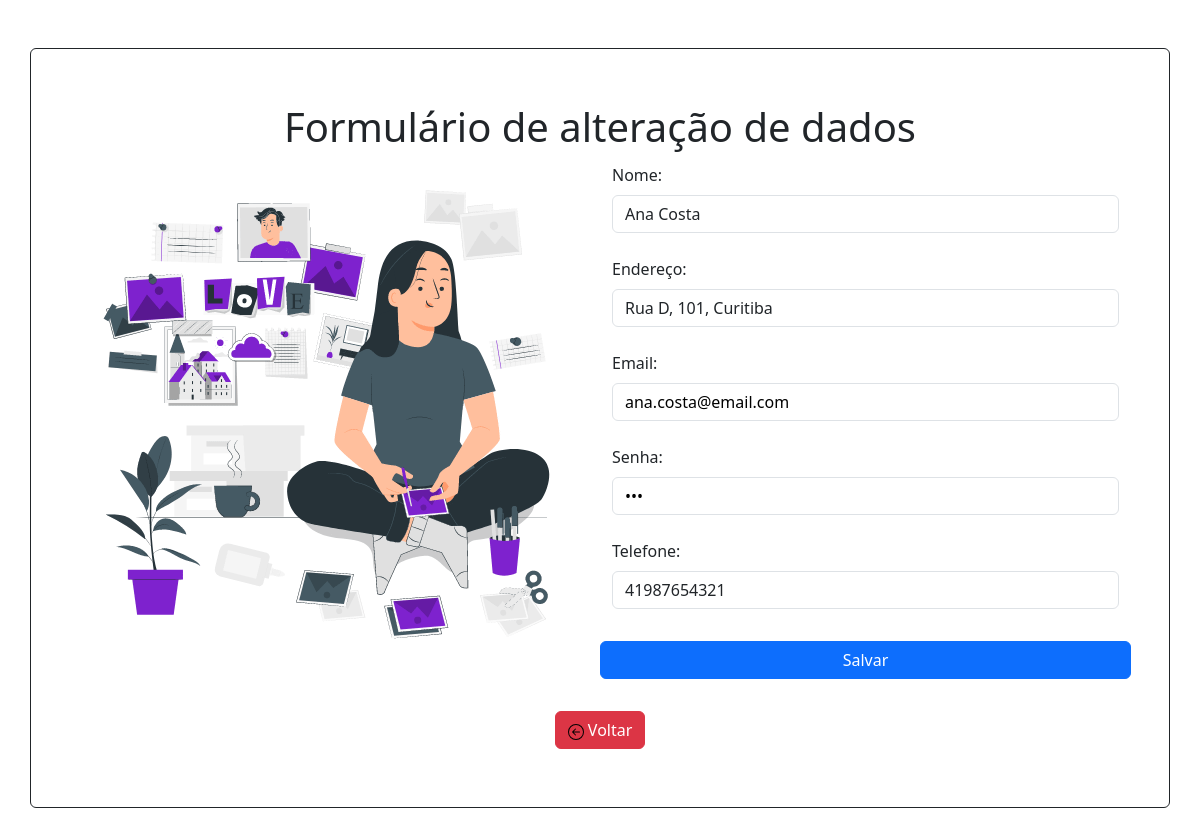
The page /form-alterar.php?id_usuario=4 on the database its author committed.
### tables this page shows
CREATE TABLE IF NOT EXISTS `usuario` (
  `id_usuario` int NOT NULL AUTO_INCREMENT,
  `nome` varchar(255) DEFAULT NULL,
  `senha` varchar(255) DEFAULT NULL,
  `email` varchar(255) DEFAULT NULL,
  `endereco` varchar(255) DEFAULT NULL,
  `telefone` varchar(255) DEFAULT NULL,
  `tipo_cliente` int DEFAULT NULL,
  `foto` varchar(255) NOT NULL,
  PRIMARY KEY (`id_usuario`)
);

### form-alterar.php (the view, shortened to what this page needs)
<?php
$id = $_GET['id_usuario'];
$conexao = conectar();
$sql = "SELECT * FROM usuario WHERE id_usuario = $id";
$result = mysqli_query($conexao, $sql);
if ($result) {
    $usuario = mysqli_fetch_assoc($result);
} else {
    echo mysqli_errno($conexao) . ": " . mysqli_error($conexao);
    die();
}
?>
<!DOCTYPE html>
<html lang="pt-br">
<head>
    <?php include "links.php"; ?>
</head>
<body>
    <div style="padding: 50px;" class="container border my-5 border-dark rounded">
        <div class="row">
            <div class="col-12 text-center my-1">
                <h1>Formulário de alteração de dados</h1>
            </div>
            <div class="col-6">
                <img class="img-fluid" src="img/form-alterar.gif" alt="Uma pessoa mexendo em um quadro">
            </div>
            <div class="col-6 ">
                <div>
                    <div class="mb-3">
                        <form action="crud/alterar.php" method="post">
                            <label class="form-label" for="nome">Nome:</label>
                            <input class="form-control" type="text" name="nome" id="nome" value="<?php echo  $usuario['nome']; ?>"><br>
                            <label class="form-label" for="endereco">Endereço:</label>
                            <input class="form-control" type="text" name="endereco" id="endereco" value="<?php echo  $usuario['endereco']; ?>"><br>
                            <label class="form-label" for="email">Email:</label>
                            <input class="form-control" type="email" name="email" id="email" value="<?php echo  $usuario['email']; ?>"><br>
                            <label class="form-label" for="senha">Senha:</label>
                            <input class="form-control" type="password" name="senha" id="senha" value="<?php echo  $usuario['senha']; ?>"><br>
                            <label class="form-label" for="telefone">Telefone:</label>
                            <input class="form-control" type="text" name="telefone" id="telefone" value="<?php echo  $usuario['telefone']; ?>"><br>
                            <div class="col-12">
                                <div class="row">
                                    <input class="btn btn-primary my-2" type="submit" value="Salvar">
                                </div>
                            </div>
                    </div>
                </div>
            </div>
        </div>
        <div class="text-center">
             <a class="btn btn-danger my-2" href="#"> <img class="material-icons" style="color: white;" src="img/voltar.svg" alt="voltar"> Voltar</a>
        </div>
    </div>
</body>
</html>

### css/estilo.css (style rules this page uses)
body { font-family: 'roboto',sans-serif; width: 100%; height: 100%; text-decoration: none; }
.row { margin: 0; }
.campo-texto input[type="text"],input[type="password"],input[type="email"] { color: black; }

### rows shown on the page
usuario: nome "Ana Costa", endereco "Rua D, 101, Curitiba", email "ana.costa@email.com", telefone "41987654321"
